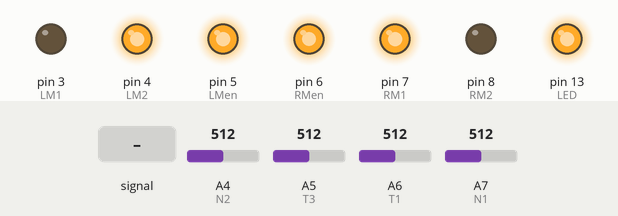
Bench run of a sketch on a simulated Arduino Nano, built with avr-gcc and run on an emulated ATmega328P. Parts: output pins drawn as LEDs (lit = HIGH). The inputs (shaded band) are chosen by the test bench; at power-on: A5 (T3) = 512, A6 (T1) = 512, A4 (N2) = 512, A7 (N1) = 512.

Above: at 1.2 s.
1.3 s: A4 (N2) fed a 200 Hz sine of ±255 counts around its level
At 3.0 s:
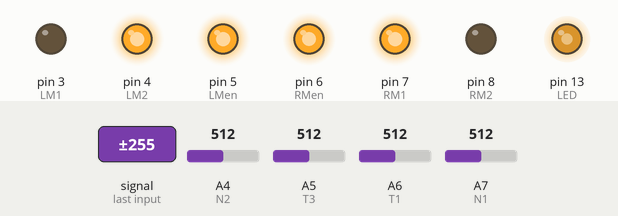
3.3 s: A5 (T3) set to 306
At 3.6 s:
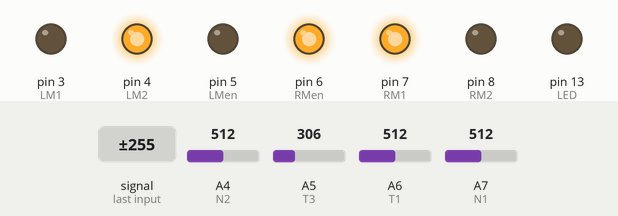
4.8 s: A6 (T1) set to 415
6.3 s: A6 (T1) set to 383
At 7.3 s:
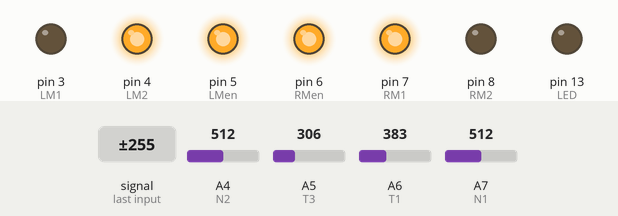
7.8 s: A5 (T3) set to 391
9.3 s: A5 (T3) set to 417
At 10.7 s:
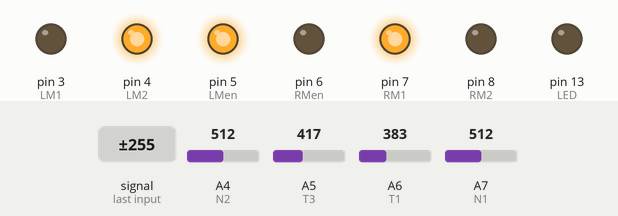
Timing chart, 0 to 11.8 s (numbered marks = the images above; inputs shaded):
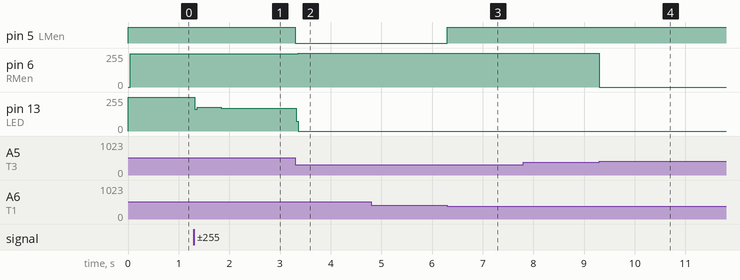

The sketch:

grid_follower.ino
```cpp
int LMen=5;//enable of LEFT motor
int RMen=6;//enable of Right motor
int LM1=3;//direction pin1 of first motor
int LM2=4;//direction pin2 of first motor
int RM1=7;//direction pin1 of right motor
int RM2=8;//direction pin1 of right motor
int N1=A7;//node detector1
int N2=A4;//node detector2
int T1=A6;//tracing sensor1
int T3=A5;//tracing sensor2
int LED=13;//arduino LED
int sensitivity=400;//threshold for sensors

void setup()
{
  pinMode(LED,OUTPUT);
  pinMode(LMen, OUTPUT);
pinMode(RMen, OUTPUT);
pinMode(LM1, OUTPUT);
pinMode(LM2, OUTPUT);
pinMode(RM1, OUTPUT);
pinMode(RM2, OUTPUT);
pinMode(N1,INPUT);
pinMode(N2,INPUT);
pinMode(T1,INPUT);
pinMode(T3,INPUT);
digitalWrite(LM1, LOW);//direction forward
digitalWrite(LM2, HIGH);//direction forward
digitalWrite(RM1, HIGH);//direction forward
digitalWrite(RM2, LOW);//direction forward
digitalWrite(LMen, LOW);
digitalWrite(RMen, LOW);
Serial.begin(9600);
}

void loop()
{
  if(analogRead(N1)>sensitivity && analogRead(N2)>sensitivity && analogRead(T1)>sensitivity  && analogRead(T3)>sensitivity )
    {
      digitalWrite(LED,HIGH);
      right90();
    }
  else
  {
    followline();
   digitalWrite(LED,LOW);
  }
}


void followline()
{
  if(analogRead(T1)>sensitivity && analogRead(T3)<sensitivity)
  {
    left();
  }
  else if(analogRead(T1)<sensitivity && analogRead(T3)>sensitivity)
  {
    right();
  }
  else
  {
    straight();
  }
}

void straight()
{
  digitalWrite(LMen,HIGH);
  digitalWrite(RMen,HIGH);
}


void left()
{
  digitalWrite(LMen,LOW);
  digitalWrite(RMen,HIGH);
}

void right()
{
  digitalWrite(LMen,HIGH);
  digitalWrite(RMen,LOW);
}

void right90()
{
  int i=1;
  right();
  straight();
  while(analogRead(N1)<sensitivity && analogRead(N2)<sensitivity && i==1)
  {
    right();
    if(analogRead(T1)>sensitivity && analogRead(T3)>sensitivity)
    {
      i++;//loop break condition
    }
  }
}
```

Measured:
- the behaviour switches between 401 and 400 on A6 (T1) (found by bisection; images 2 and 3)
- the behaviour switches between 400 and 401 on A5 (T3) (found by bisection; images 3 and 4)
- after the input at 1.3 s, pin 13 (LED): 255/255 → 177/255 at once, → 170/255 0.52 s later
- after the input at 3.3 s, pin 5 (LMen): HIGH → LOW at once; pin 6 (RMen): 251/255 → 255/255 after 0.06 s; pin 13 (LED): 170/255 → 0/255 at once
- after the input at 4.8 s, every drawn part: stays the same
- after the input at 6.3 s, pin 5 (LMen): LOW → HIGH at once
- after the input at 7.8 s, every drawn part: stays the same
- after the input at 9.3 s, pin 6 (RMen): 255/255 → 0/255 at once
